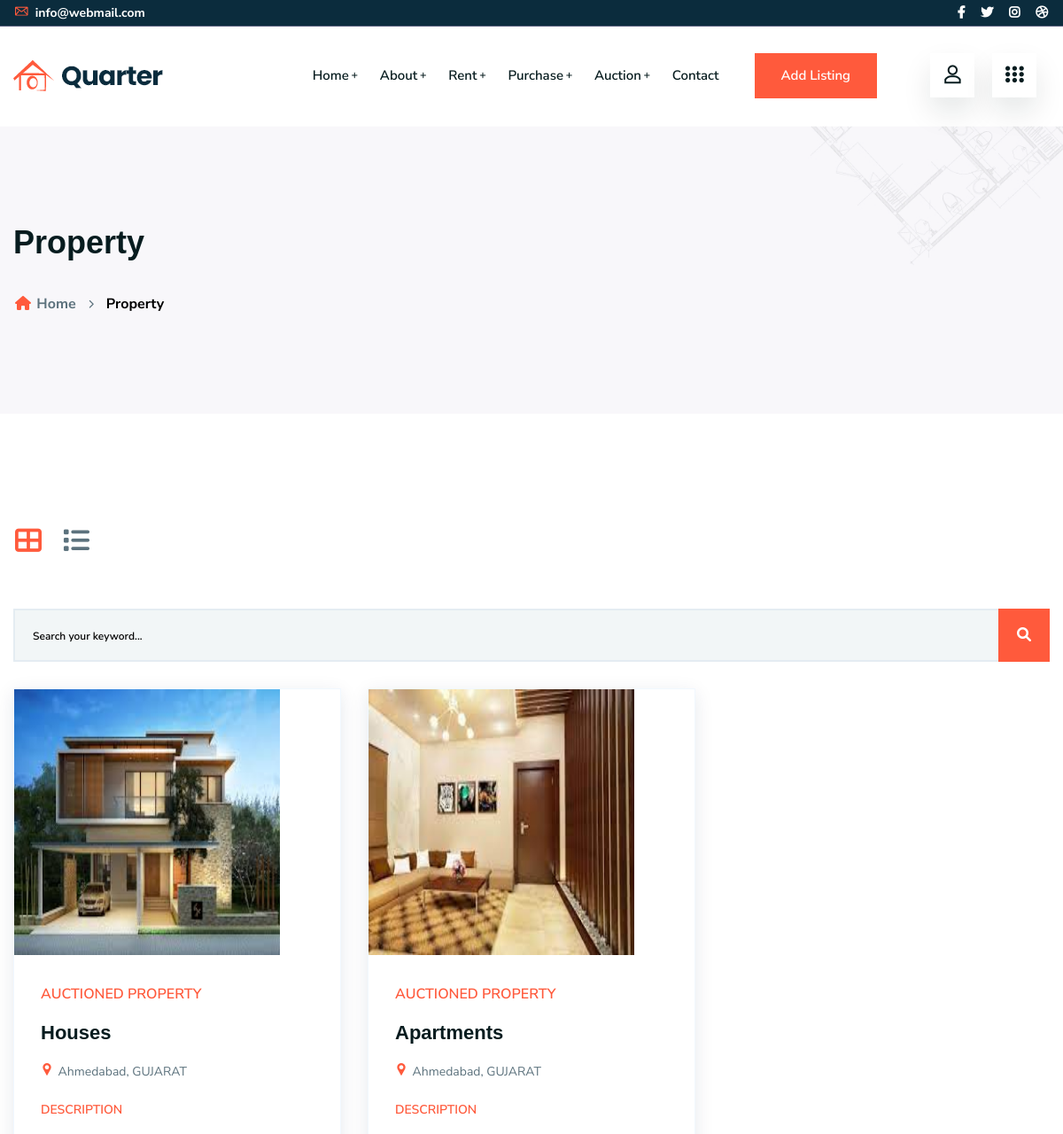
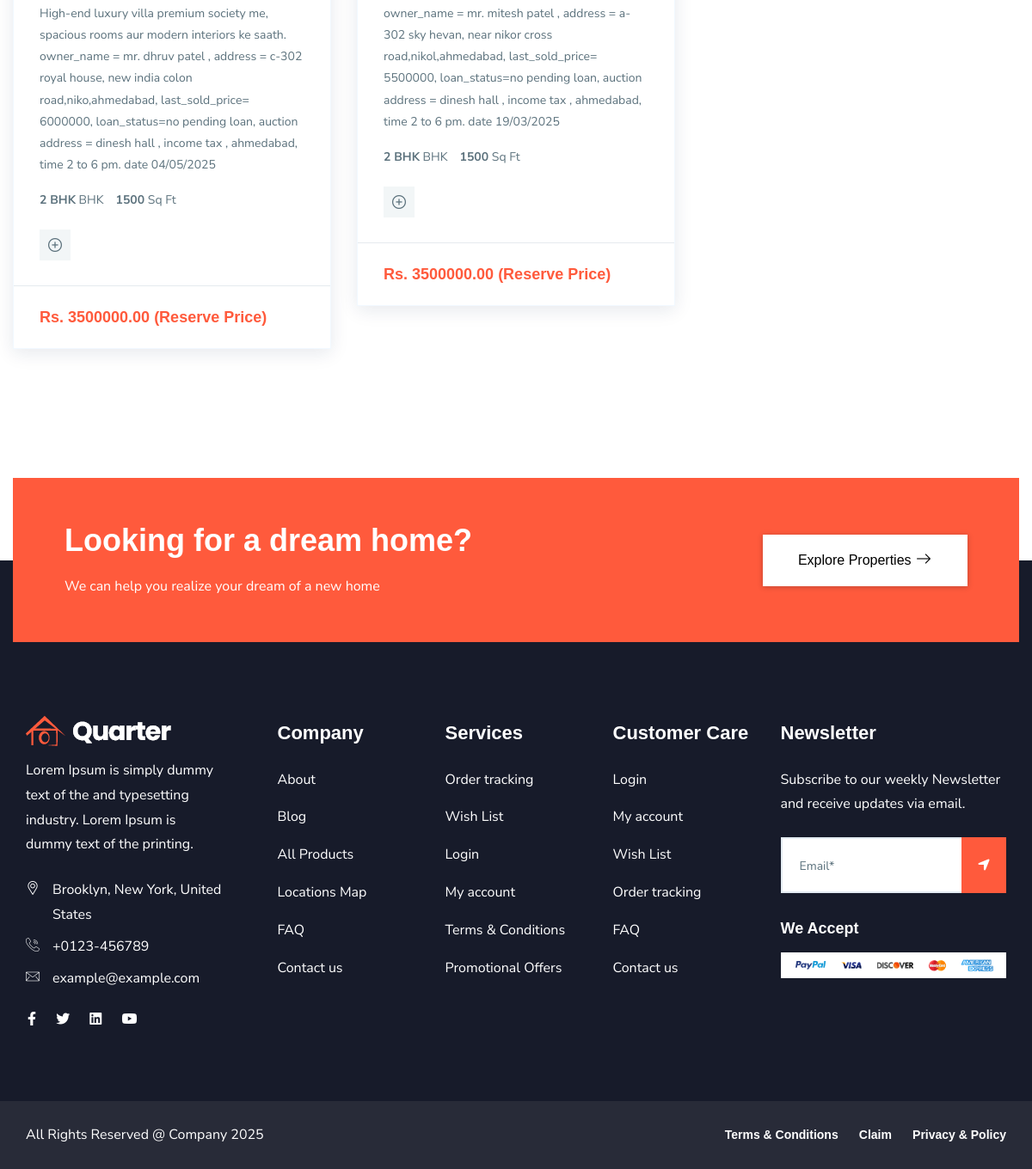
/myauctprop (signed in), run on the app's committed database (2 pictures, top to bottom).
### myapp/models.py (models this page shows)
class auctiontokens(models.Model):
    userid = models.ForeignKey(reigstermodel,on_delete=models.CASCADE)
    propertyid = models.ForeignKey(Auction, on_delete=models.CASCADE, null=True, blank=True)
    price = models.FloatField()
    timestamp = models.DateField(auto_now=True)

class Auction(models.Model):
    PROPERTY_TYPES = [
        ('apartment', 'Apartment'),
        ('house', 'House'),
        ('villa', 'Villa'),
        ('land', 'Land'),
        ('commercial', 'Commercial Property'),
    ]
    category = models.CharField(max_length=50, choices=[('Apartments', 'Apartments'), ('Duplexes', 'Duplexes'), ('Houses', 'Houses'), ('Villas', 'Villas')], null=True, blank=True)
    state = models.CharField(max_length=100)
    city = models.CharField(max_length=100)
    area = models.CharField(max_length=255)  # Specific locality
    square_feet = models.PositiveIntegerField()
    image = models.ImageField(upload_to='photos',null=True, blank=True)
    bhk_type = models.CharField(max_length=50, choices=[('1 RK', '1 RK'), ('1 BHK', '1 BHK'), ('1.5 BHK', '1.5 BHK'),('2 BHK', '2 BHK'), ('3+ BHK', '3+ BHK')], null=True, blank=True)
    bank_name = models.CharField(max_length=255, null=True, blank=True)
    reserve_price = models.DecimalField(max_digits=12, decimal_places=2)  # Minimum starting price
    EMD = models.DecimalField(max_digits=12, decimal_places=2)  # Earnest Money Deposit
    start_datetime = models.DateTimeField()
    end_datetime = models.DateTimeField()
    description = models.TextField(null=True, blank=True)
    token_amount = models.DecimalField(max_digits=12, decimal_places=2, null=True, blank=True)
    created_at = models.DateTimeField(auto_now_add=True)
    def Auction_photo(self):
        return mark_safe('<img src="{}" width="100"/>'.format(self.image.url))
    Auction_photo.allow_tags = True

### myapp/views.py (the view)
# urls.py: path("myauctprop",views.myauctprop),
def myauctprop(request):
    userid = request.session["log_id"]
    fetchdata = auctiontokens.objects.filter(userid=userid)
    print(fetchdata)
    context = {
        "data":fetchdata
    }
    return render(request,"myauctionprop.html",context)

### myapp/templates/myauctionprop.html (shortened to what this page needs)
<!doctype html>
<html class="no-js" lang="zxx">
<head>
    <link rel="stylesheet" href="static/css/font-icons.css">
    <link rel="stylesheet" href="static/css/plugins.css">
    <link rel="stylesheet" href="static/css/style.css">
    <link rel="stylesheet" href="static/css/responsive.css">
</head>
<body>
<div class="wrapper">
    {% include 'nnav.html' %}
    <div class="ltn__breadcrumb-area text-left bg-overlay-white-30 bg-image "  data-bs-bg="img/bg/14.jpg">
        <div class="container">
            <div class="row">
                <div class="col-lg-12">
                    <div class="ltn__breadcrumb-inner">
                        <h1 class="page-title">Property</h1>
                        <div class="ltn__breadcrumb-list">
                            <ul>
                                <li><a href="index.html"><span class="ltn__secondary-color"><i class="fas fa-home"></i></span> Home</a></li>
                                <li>Property </li>
                            </ul>
                        </div>
                    </div>
                </div>
            </div>
        </div>
    </div>
    <div class="ltn__product-area ltn__product-gutter mb-100">
        <div class="container">
            <div class="row">
                <div class="col-lg-12">
                    <div class="ltn__shop-options">
                        <ul>
                            <li>
                                <div class="ltn__grid-list-tab-menu ">
                                    <div class="nav">
                                        <a class="active show" data-bs-toggle="tab" href="#liton_product_grid"><i class="fas fa-th-large"></i></a>
                                        <a data-bs-toggle="tab" href="#liton_product_list"><i class="fas fa-list"></i></a>
                                    </div>
                                </div>
                            </li>
                        </ul>
                    </div>
                    <div class="tab-content">
                        <div class="tab-pane fade active show" id="liton_product_grid">
                            <div class="ltn__product-tab-content-inner ltn__product-grid-view">
                                <div class="row">
                                    <div class="col-lg-12">
                                        <div class="ltn__search-widget mb-30">
                                            <form action="#">
                                                <input type="text" name="search" placeholder="Search your keyword...">
                                                <button type="submit"><i class="fas fa-search"></i></button>
                                            </form>
                                        </div>
                                    </div>
{% for auction in data %}
<div class="col-xl-4 col-sm-6 col-12">
    <div class="ltn__product-item ltn__product-item-4 ltn__product-item-5 text-center---">
        <div class="product-img">
            <a href="/auction-details/{{ auction.propertyid.id }}">
                <img src="/media/{{ auction.propertyid.image }}" alt="#" height="300px" width="300px">
            </a>
        </div>
        <div class="product-info">
            <div class="product-badge">
                <ul>
                    <li class="sale-badg">Auctioned Property</li>
                </ul>
            </div>
            <h2 class="product-title">
                <a href="/auction-details/{{ auction.propertyid.id }}">{{ auction.propertyid.category }}</a>
            </h2>
            <div class="product-img-location">
                <ul>
                    <li>
                        <a href="#"><i class="flaticon-pin"></i> {{ auction.propertyid.city }}, {{ auction.propertyid.state }}</a>
                    </li>
                     <div class="product-badge">
                        <ul>
                            <li class="sale-badg">description</li>
                        </ul>
                    </div>
                    <li>{{ auction.propertyid.description }}</li>
                </ul>
            </div>
            <ul class="ltn__list-item-2--- ltn__list-item-2-before--- ltn__plot-brief">
                <li><span>{{ auction.propertyid.bhk_type }}</span> BHK</li>
                <li><span>{{ auction.propertyid.square_feet }}</span> Sq Ft</li>
            </ul>
            <div class="product-hover-action">
                <ul>
                    <li>
                        <a href="/auction-details/{{ auction.propertyid.id }}" title="Auction Details">
                            <i class="flaticon-add"></i>
                        </a>
                    </li>
                </ul>
            </div>
        </div>
        <div class="product-info-bottom">
            <div class="product-price">
                <span>Rs. {{ auction.propertyid.reserve_price }} (Reserve Price)</span>
            </div>
        </div>
    </div>
</div>
                                    {% empty %}
                                          <li>No properties found</li>
                                    {% endfor %}
                                </div>
                            </div>
                        </div>
                    </div>
                </div>
            </div>
        </div>
    </div>
    <div class="ltn__call-to-action-area call-to-action-6 before-bg-bottom" data-bs-bg="img/1.jpg--">
        <div class="container">
            <div class="row">
                <div class="col-lg-12">
                    <div class="call-to-action-inner call-to-action-inner-6 ltn__secondary-bg position-relative text-center---">
                        <div class="coll-to-info text-color-white">
                            <h1>Looking for a dream home?</h1>
                            <p>We can help you realize your dream of a new home</p>
                        </div>
                        <div class="btn-wrapper">
                            <a class="btn btn-effect-3 btn-white" href="contact">Explore Properties <i class="icon-next"></i></a>
                        </div>
                    </div>
                </div>
            </div>
        </div>
    </div>
    <footer class="ltn__footer-area  ">
        <div class="footer-top-area  section-bg-2 plr--5">
            <div class="container-fluid">
                <div class="row">
                    <div class="col-xl-3 col-md-6 col-sm-6 col-12">
                        <div class="footer-widget footer-about-widget">
                            <div class="footer-logo">
                                <div class="site-logo">
                                    <img src="static/img/logo-2.png" alt="Logo">
                                </div>
                            </div>
                            <p>Lorem Ipsum is simply dummy text of the and typesetting industry. Lorem Ipsum is dummy text of the printing.</p>
                            <div class="footer-address">
                                <ul>
                                    <li>
                                        <div class="footer-address-icon">
                                            <i class="icon-placeholder"></i>
                                        </div>
                                        <div class="footer-address-info">
                                            <p>Brooklyn, New York, United States</p>
                                        </div>
                                    </li>
                                    <li>
                                        <div class="footer-address-icon">
                                            <i class="icon-call"></i>
                                        </div>
                                        <div class="footer-address-info">
                                            <p><a href="tel:+0123-456789">+0123-456789</a></p>
                                        </div>
                                    </li>
                                    <li>
                                        <div class="footer-address-icon">
                                            <i class="icon-mail"></i>
                                        </div>
                                        <div class="footer-address-info">
                                            <p><a href="mailto:example@example.com">example@example.com</a></p>
                                        </div>
                                    </li>
                                </ul>
                            </div>
                            <div class="ltn__social-media mt-20">
                                <ul>
                                    <li><a href="#" title="Facebook"><i class="fab fa-facebook-f"></i></a></li>
                                    <li><a href="#" title="Twitter"><i class="fab fa-twitter"></i></a></li>
                                    <li><a href="#" title="Linkedin"><i class="fab fa-linkedin"></i></a></li>
                                    <li><a href="#" title="Youtube"><i class="fab fa-youtube"></i></a></li>
                                </ul>
                            </div>
                        </div>
                    </div>
                    <div class="col-xl-2 col-md-6 col-sm-6 col-12">
                        <div class="footer-widget footer-menu-widget clearfix">
                            <h4 class="footer-title">Company</h4>
                            <div class="footer-menu">
                                <ul>
                                    <li><a href="about">About</a></li>
                                    <li><a href="blog">Blog</a></li>
                                    <li><a href="shop">All Products</a></li>
                                    <li><a href="locations">Locations Map</a></li>
                                    <li><a href="faq">FAQ</a></li>
                                    <li><a href="contact">Contact us</a></li>
                                </ul>
                            </div>
                        </div>
                    </div>
                    <div class="col-xl-2 col-md-6 col-sm-6 col-12">
                        <div class="footer-widget footer-menu-widget clearfix">
                            <h4 class="footer-title">Services</h4>
                            <div class="footer-menu">
                                <ul>
                                    <li><a href="order-tracking">Order tracking</a></li>
                                    <li><a href="wishlist.">Wish List</a></li>
                                    <li><a href="login.">Login</a></li>
                                    <li><a href="account.">My account</a></li>
                                    <li><a href="about.">Terms & Conditions</a></li>
                                    <li><a href="about.">Promotional Offers</a></li>
                                </ul>
                            </div>
                        </div>
                    </div>
                    <div class="col-xl-2 col-md-6 col-sm-6 col-12">
                        <div class="footer-widget footer-menu-widget clearfix">
                            <h4 class="footer-title">Customer Care</h4>
                            <div class="footer-menu">
                                <ul>
                                    <li><a href="login">Login</a></li>
                                    <li><a href="account">My account</a></li>
                                    <li><a href="wishlist">Wish List</a></li>
                                    <li><a href="order-tracking">Order tracking</a></li>
                                    <li><a href="faq">FAQ</a></li>
                                    <li><a href="contact">Contact us</a></li>
                                </ul>
                            </div>
                        </div>
                    </div>
                    <div class="col-xl-3 col-md-6 col-sm-12 col-12">
                        <div class="footer-widget footer-newsletter-widget">
                            <h4 class="footer-title">Newsletter</h4>
                            <p>Subscribe to our weekly Newsletter and receive updates via email.</p>
                            <div class="footer-newsletter">
                                <form action="#">
                                    <input type="email" name="email" placeholder="Email*">
                                    <div class="btn-wrapper">
                                        <button class="theme-btn-1 btn" type="submit"><i class="fas fa-location-arrow"></i></button>
                                    </div>
                                </form>
                            </div>
                            <h5 class="mt-30">We Accept</h5>
                            <img src="static/img/icons/payment-4.png" alt="Payment Image">
                        </div>
                    </div>
                </div>
            </div>
        </div>
        <div class="ltn__copyright-area ltn__copyright-2 section-bg-7  plr--5">
            <div class="container-fluid ltn__border-top-2">
                <div class="row">
                    <div class="col-md-6 col-12">
                        <div class="ltn__copyright-design clearfix">
                            <p>All Rights Reserved @ Company <span class="current-year"></span></p>
                        </div>
                    </div>
                    <div class="col-md-6 col-12 align-self-center">
                        <div class="ltn__copyright-menu text-end">
                            <ul>
                                <li><a href="#">Terms & Conditions</a></li>
                                <li><a href="#">Claim</a></li>
                                <li><a href="#">Privacy & Policy</a></li>
                            </ul>
                        </div>
                    </div>
                </div>
            </div>
        </div>
    </footer>
</div>
</body>
</html>

### data on the page
auctiontokens: propertyid.image (picture), propertyid.category "Houses", propertyid.city "Ahmedabad", propertyid.state "GUJARAT", propertyid.description "High-end luxury villa premium society me, spacious rooms aur modern interiors ke saath. owner_name = mr. dhruv patel , address = c-302 royal house, new india colon road,niko,ahmedabad, last_sold_price= 6000000, loan_status=no pending loan, auction address = dinesh hall , income tax , ahmedabad, time 2 to 6 pm. date 04/05/2025", propertyid.bhk_type "2 BHK", propertyid.square_feet "1500", propertyid.reserve_price "3500000.00"
auctiontokens: propertyid.image (picture), propertyid.category "Apartments", propertyid.city "Ahmedabad", propertyid.state "GUJARAT", propertyid.description "owner_name = mr. mitesh patel , address = a-302 sky hevan, near nikor cross road,nikol,ahmedabad, last_sold_price= 5500000, loan_status=no pending loan, auction address = dinesh hall , income tax , ahmedabad, time 2 to 6 pm. date 19/03/2025", propertyid.bhk_type "2 BHK", propertyid.square_feet "1500", propertyid.reserve_price "3500000.00"
